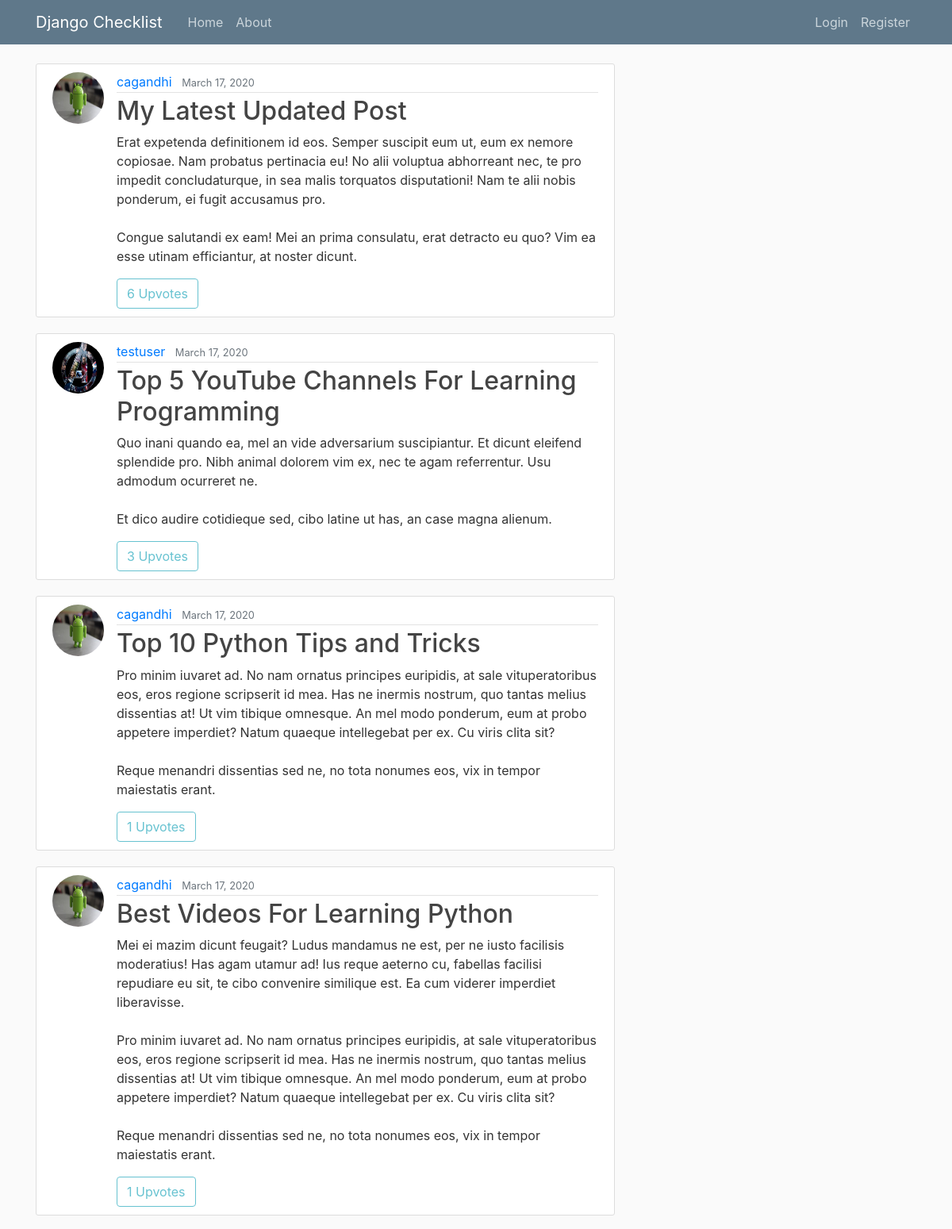
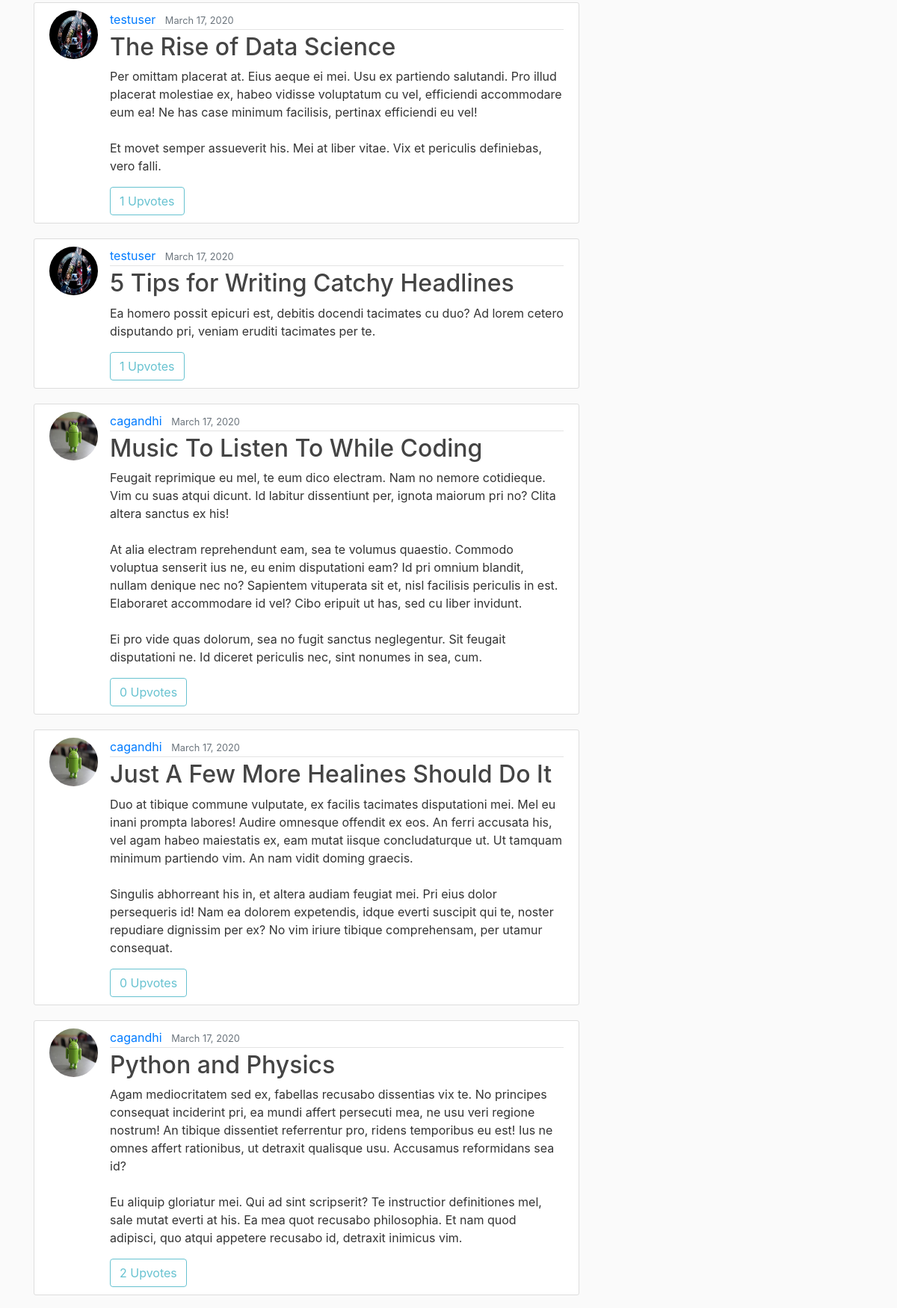
The page / (upper part) on the database its author committed (2 pictures, top to bottom).
### checklist/models.py (models this page shows, shortened)
class Checklist(models.Model):
	title = models.CharField(max_length=100)
	content = models.TextField()
	date_posted = models.DateTimeField(default=timezone.now)
	author = models.ForeignKey(User, on_delete = models.CASCADE)
	visibility = models.IntegerField(default=0)

### users/models.py (models this page shows, shortened)
class Profile(models.Model):
	user = models.OneToOneField(User, on_delete = models.CASCADE)
	image = models.ImageField(default='default.jpg', upload_to='profile_pics')

### checklist/views.py (the view)
# urls.py: path('', views.home, name='checklist-home'),
def home(request):
	upvotes_cnt_list = []
	checklists_var = Checklist.objects.all().order_by('-date_posted')
	for checklist in checklists_var:
		upvotes_cnt_list.append(Upvote.objects.filter(checklist=checklist).count())
	checklist_upvotes = zip(checklists_var, upvotes_cnt_list)
	context = {
		'checklist_upvotes': checklist_upvotes,
		'title': 'home'
	}
	return render(request, 'checklist/home.html', context) # because render looks in templates subdirectory, by default

### checklist/templates/checklist/home.html
{% extends "checklist/base.html" %}
{% block content %}
	{% for checklist, uvote in checklist_upvotes %}
		<article class="media content-section">
			<img class="rounded-circle article-img" src="{{ checklist.author.profile.image.url }}">
			<div class="media-body">
				<div class="article-metadata">
					<a class="mr-2" href="{% url 'user-checklists' checklist.author.username %}">{{ checklist.author }}</a>
					<small class="text-muted">{{ checklist.date_posted|date:'F d, Y' }}</small>
				</div>
				<h2><a class="article-title" href="{% url 'checklist-detail' checklist.id %}">{{ checklist.title }}</a></h2>
				<p class="article-content">{{ checklist.content }}</p>
				{% if user.is_authenticated and checklist.author.username != user.username %}
					<a class="btn btn-outline-info" href="{% url 'checklist-upvote' checklist.id %}">Upvote | {{ uvote }}</a>
					<a class="btn btn-outline-info" href="{% url 'checklist-bookmark' checklist.id %}">Bookmark</a>
				{% else %}
					<a class="btn btn-outline-info disabled">{{ uvote }} Upvotes</a>
				{% endif %}
			</div>
		</article>
	{% endfor %}
{% endblock content  %}

### checklist/static/checklist/main.css (style rules this page uses)
body { background: #fafafa; color: #333333; margin-top: 5rem; }
h1, h2, h3, h4, h5, h6 { color: #444444; }
.content-section { background: #ffffff; padding: 10px 20px; border: 1px solid #dddddd; border-radius: 3px; margin-bottom: 20px; }
.article-title { color: #444444; }
.article-content { white-space: pre-line; }
.article-img { height: 65px; width: 65px; margin-right: 16px; }
.article-metadata { padding-bottom: 1px; margin-bottom: 4px; border-bottom: 1px solid #e3e3e3 }

### rows shown on the page
Checklist: author.profile.image (picture), author "cagandhi", date_posted "March 17, 2020", title "My Latest Updated Post", content "Erat expetenda definitionem id eos. Semper suscipit eum ut, eum ex nemore copiosae. Nam probatus pertinacia eu! No alii voluptua abhorreant nec, te pro impedit concludaturque, in sea malis torquatos disputationi! Nam te alii nobis ponderum, ei fugit accusamus pro. Congue salutandi ex eam! Mei an prima consulatu, erat detracto eu quo? Vim ea esse utinam efficiantur, at noster dicunt.", uvote "6"
Checklist: author.profile.image (placeholder picture), author "testuser", date_posted "March 17, 2020", title "Top 5 YouTube Channels For Learning Programming", content "Quo inani quando ea, mel an vide adversarium suscipiantur. Et dicunt eleifend splendide pro. Nibh animal dolorem vim ex, nec te agam referrentur. Usu admodum ocurreret ne. Et dico audire cotidieque sed, cibo latine ut has, an case magna alienum.", uvote "3"
Checklist: author.profile.image (picture), author "cagandhi", date_posted "March 17, 2020", title "Top 10 Python Tips and Tricks", content "Pro minim iuvaret ad. No nam ornatus principes euripidis, at sale vituperatoribus eos, eros regione scripserit id mea. Has ne inermis nostrum, quo tantas melius dissentias at! Ut vim tibique omnesque. An mel modo ponderum, eum at probo appetere imperdiet? Natum quaeque intellegebat per ex. Cu viris clita sit? Reque menandri dissentias sed ne, no tota nonumes eos, vix in tempor maiestatis erant.", author "1"
Checklist: author.profile.image (picture), author "cagandhi", date_posted "March 17, 2020", title "Best Videos For Learning Python", content "Mei ei mazim dicunt feugait? Ludus mandamus ne est, per ne iusto facilisis moderatius! Has agam utamur ad! Ius reque aeterno cu, fabellas facilisi repudiare eu sit, te cibo convenire similique est. Ea cum viderer imperdiet liberavisse. Pro minim iuvaret ad. No nam ornatus principes euripidis, at sale vituperatoribus eos, eros regione scripserit id mea. Has ne inermis nostrum, quo tantas melius dissentias at! Ut vim tibique omnesque. An mel modo ponderum, eum at probo appetere imperdiet? Natum quaeque intellegebat per ex. Cu viris clita sit? Reque menandri dissentias sed ne, no tota nonumes eos, vix in tempor maiestatis erant.", author "1"
Checklist: author.profile.image (placeholder picture), author "testuser", date_posted "March 17, 2020", title "The Rise of Data Science", content "Per omittam placerat at. Eius aeque ei mei. Usu ex partiendo salutandi. Pro illud placerat molestiae ex, habeo vidisse voluptatum cu vel, efficiendi accommodare eum ea! Ne has case minimum facilisis, pertinax efficiendi eu vel! Et movet semper assueverit his. Mei at liber vitae. Vix et periculis definiebas, vero falli.", uvote "1"
Checklist: author.profile.image (placeholder picture), author "testuser", date_posted "March 17, 2020", title "5 Tips for Writing Catchy Headlines", content "Ea homero possit epicuri est, debitis docendi tacimates cu duo? Ad lorem cetero disputando pri, veniam eruditi tacimates per te.", uvote "1"
Checklist: author.profile.image (picture), author "cagandhi", date_posted "March 17, 2020", title "Music To Listen To While Coding", content "Feugait reprimique eu mel, te eum dico electram. Nam no nemore cotidieque. Vim cu suas atqui dicunt. Id labitur dissentiunt per, ignota maiorum pri no? Clita altera sanctus ex his! At alia electram reprehendunt eam, sea te volumus quaestio. Commodo voluptua senserit ius ne, eu enim disputationi eam? Id pri omnium blandit, nullam denique nec no? Sapientem vituperata sit et, nisl facilisis periculis in est. Elaboraret accommodare id vel? Cibo eripuit ut has, sed cu liber invidunt. Ei pro vide quas dolorum, sea no fugit sanctus neglegentur. Sit feugait disputationi ne. Id diceret periculis nec, sint nonumes in sea, cum.", visibility "0"
Checklist: author.profile.image (picture), author "cagandhi", date_posted "March 17, 2020", title "Just A Few More Healines Should Do It", content "Duo at tibique commune vulputate, ex facilis tacimates disputationi mei. Mel eu inani prompta labores! Audire omnesque offendit ex eos. An ferri accusata his, vel agam habeo maiestatis ex, eam mutat iisque concludaturque ut. Ut tamquam minimum partiendo vim. An nam vidit doming graecis. Singulis abhorreant his in, et altera audiam feugiat mei. Pri eius dolor persequeris id! Nam ea dolorem expetendis, idque everti suscipit qui te, noster repudiare dignissim per ex? No vim iriure tibique comprehensam, per utamur consequat.", visibility "0"
Checklist: author.profile.image (picture), author "cagandhi", date_posted "March 17, 2020", title "Python and Physics", content "Agam mediocritatem sed ex, fabellas recusabo dissentias vix te. No principes consequat inciderint pri, ea mundi affert persecuti mea, ne usu veri regione nostrum! An tibique dissentiet referrentur pro, ridens temporibus eu est! Ius ne omnes affert rationibus, ut detraxit qualisque usu. Accusamus reformidans sea id? Eu aliquip gloriatur mei. Qui ad sint scripserit? Te instructior definitiones mel, sale mutat everti at his. Ea mea quot recusabo philosophia. Et nam quod adipisci, quo atqui appetere recusabo id, detraxit inimicus vim.", uvote "2"
